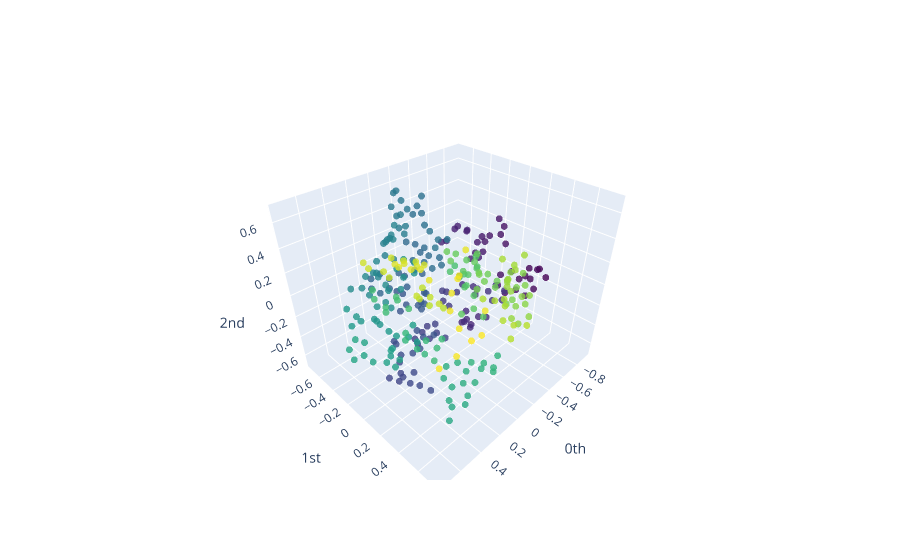

Notebook code cell kept with this figure:
### Code cell
# makes a point cloud version of the structure
# there are no atom types
plot_point_cloud(coords)

### Figure 1 — Plotly figure (JSON) as saved in the notebook; plotly's stock layout.template omitted (floating-point values rounded to 4 significant figures; data arrays with more than 128 entries replaced by an {"elided": "..."} marker saying what was removed)
{"data": [{"marker": {"color": {"elided": "306 int values"}, "colorscale": [[0, "#440154"], [0.1111, "#482878"], [0.2222, "#3e4989"], [0.3333, "#31688e"], [0.4444, "#26828e"], [0.5556, "#1f9e89"], [0.6667, "#35b779"], [0.7778, "#6ece58"], [0.8889, "#b5de2b"], [1, "#fde725"]], "opacity": 0.8, "size": 4}, "mode": "markers", "type": "scatter3d", "x": {"elided": "306 float values"}, "y": {"elided": "306 float values"}, "z": {"elided": "306 float values"}}], "layout": {"scene": {"xaxis": {"exponentformat": "e", "showexponent": "all", "title": {"text": "0th"}, "type": "linear"}, "yaxis": {"exponentformat": "e", "showexponent": "all", "title": {"text": "1st"}, "type": "linear"}, "zaxis": {"exponentformat": "e", "showexponent": "all", "title": {"text": "2nd"}, "type": "linear"}}}}
